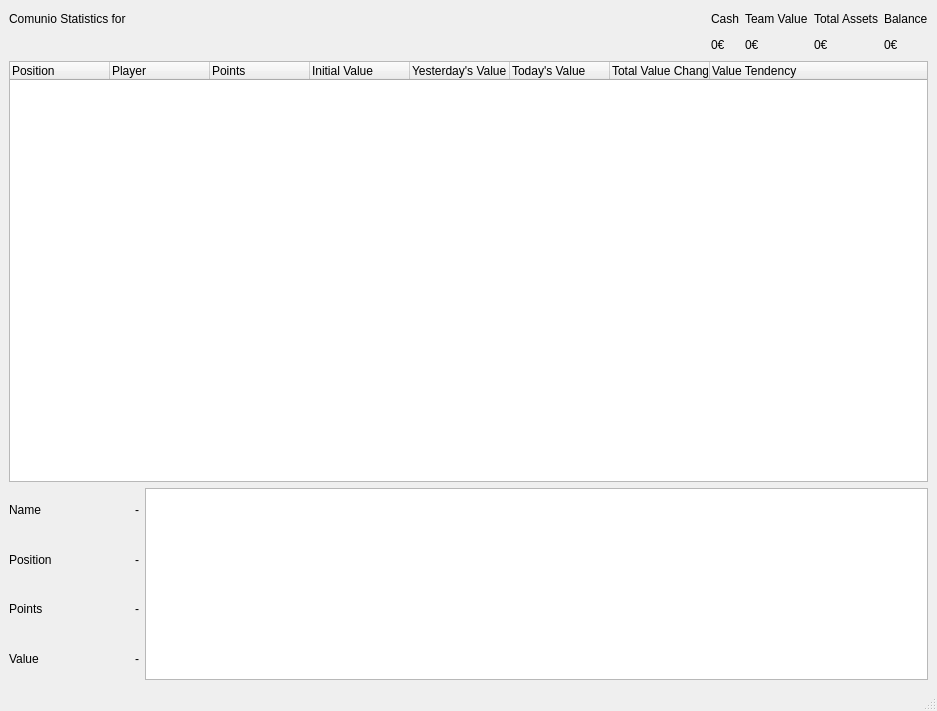
<?xml version="1.0" encoding="UTF-8"?>
<ui version="4.0">
 <class>StatisticsWindow</class>
 <widget class="QMainWindow" name="StatisticsWindow">
  <property name="geometry">
   <rect>
    <x>0</x>
    <y>0</y>
    <width>937</width>
    <height>711</height>
   </rect>
  </property>
  <property name="windowTitle">
   <string>MainWindow</string>
  </property>
  <widget class="QWidget" name="centralwidget">
   <layout class="QGridLayout" name="gridLayout">
    <item row="1" column="5">
     <widget class="QLabel" name="total_assets_display">
      <property name="text">
       <string>0€</string>
      </property>
     </widget>
    </item>
    <item row="0" column="0">
     <widget class="QLabel" name="greeting_label">
      <property name="text">
       <string>Comunio Statistics for &lt;username&gt;</string>
      </property>
     </widget>
    </item>
    <item row="0" column="2">
     <spacer name="horizontalSpacer">
      <property name="orientation">
       <enum>Qt::Horizontal</enum>
      </property>
      <property name="sizeHint" stdset="0">
       <size>
        <width>40</width>
        <height>20</height>
       </size>
      </property>
     </spacer>
    </item>
    <item row="0" column="3">
     <widget class="QLabel" name="label_3">
      <property name="text">
       <string>Cash</string>
      </property>
     </widget>
    </item>
    <item row="0" column="4">
     <widget class="QLabel" name="label_2">
      <property name="text">
       <string>Team Value</string>
      </property>
     </widget>
    </item>
    <item row="1" column="0" colspan="3">
     <spacer name="horizontalSpacer_2">
      <property name="orientation">
       <enum>Qt::Horizontal</enum>
      </property>
      <property name="sizeHint" stdset="0">
       <size>
        <width>40</width>
        <height>20</height>
       </size>
      </property>
     </spacer>
    </item>
    <item row="1" column="4">
     <widget class="QLabel" name="team_value_display">
      <property name="text">
       <string>0€</string>
      </property>
     </widget>
    </item>
    <item row="1" column="3">
     <widget class="QLabel" name="cash_display">
      <property name="text">
       <string>0€</string>
      </property>
     </widget>
    </item>
    <item row="0" column="5">
     <widget class="QLabel" name="label">
      <property name="text">
       <string>Total Assets</string>
      </property>
     </widget>
    </item>
    <item row="4" column="0">
     <widget class="QLabel" name="label_7">
      <property name="text">
       <string>Position</string>
      </property>
     </widget>
    </item>
    <item row="3" column="0">
     <widget class="QLabel" name="label_5">
      <property name="text">
       <string>Name</string>
      </property>
     </widget>
    </item>
    <item row="6" column="0">
     <widget class="QLabel" name="label_6">
      <property name="text">
       <string>Value</string>
      </property>
     </widget>
    </item>
    <item row="3" column="1">
     <widget class="QLabel" name="player_name_label">
      <property name="text">
       <string>-</string>
      </property>
     </widget>
    </item>
    <item row="6" column="1">
     <widget class="QLabel" name="player_value_label">
      <property name="text">
       <string>-</string>
      </property>
     </widget>
    </item>
    <item row="4" column="1">
     <widget class="QLabel" name="player_position_label">
      <property name="text">
       <string>-</string>
      </property>
     </widget>
    </item>
    <item row="5" column="0">
     <widget class="QLabel" name="label_11">
      <property name="text">
       <string>Points</string>
      </property>
     </widget>
    </item>
    <item row="5" column="1">
     <widget class="QLabel" name="player_points_label">
      <property name="text">
       <string>-</string>
      </property>
     </widget>
    </item>
    <item row="0" column="6">
     <widget class="QLabel" name="label_4">
      <property name="text">
       <string>Balance</string>
      </property>
     </widget>
    </item>
    <item row="1" column="6">
     <widget class="QLabel" name="balance_display">
      <property name="text">
       <string>0€</string>
      </property>
     </widget>
    </item>
    <item row="2" column="0" colspan="7">
     <widget class="QTreeWidget" name="player_table">
      <property name="minimumSize">
       <size>
        <width>878</width>
        <height>0</height>
       </size>
      </property>
      <column>
       <property name="text">
        <string>Position</string>
       </property>
      </column>
      <column>
       <property name="text">
        <string>Player</string>
       </property>
      </column>
      <column>
       <property name="text">
        <string>Points</string>
       </property>
      </column>
      <column>
       <property name="text">
        <string>Initial Value</string>
       </property>
      </column>
      <column>
       <property name="text">
        <string>Yesterday's Value</string>
       </property>
      </column>
      <column>
       <property name="text">
        <string>Today's Value</string>
       </property>
      </column>
      <column>
       <property name="text">
        <string>Total Value Change</string>
       </property>
      </column>
      <column>
       <property name="text">
        <string>Value Tendency</string>
       </property>
      </column>
     </widget>
    </item>
    <item row="3" column="2" rowspan="4" colspan="5">
     <widget class="QGraphicsView" name="player_graph"/>
    </item>
   </layout>
  </widget>
  <widget class="QStatusBar" name="statusbar"/>
 </widget>
 <resources/>
 <connections/>
</ui>
